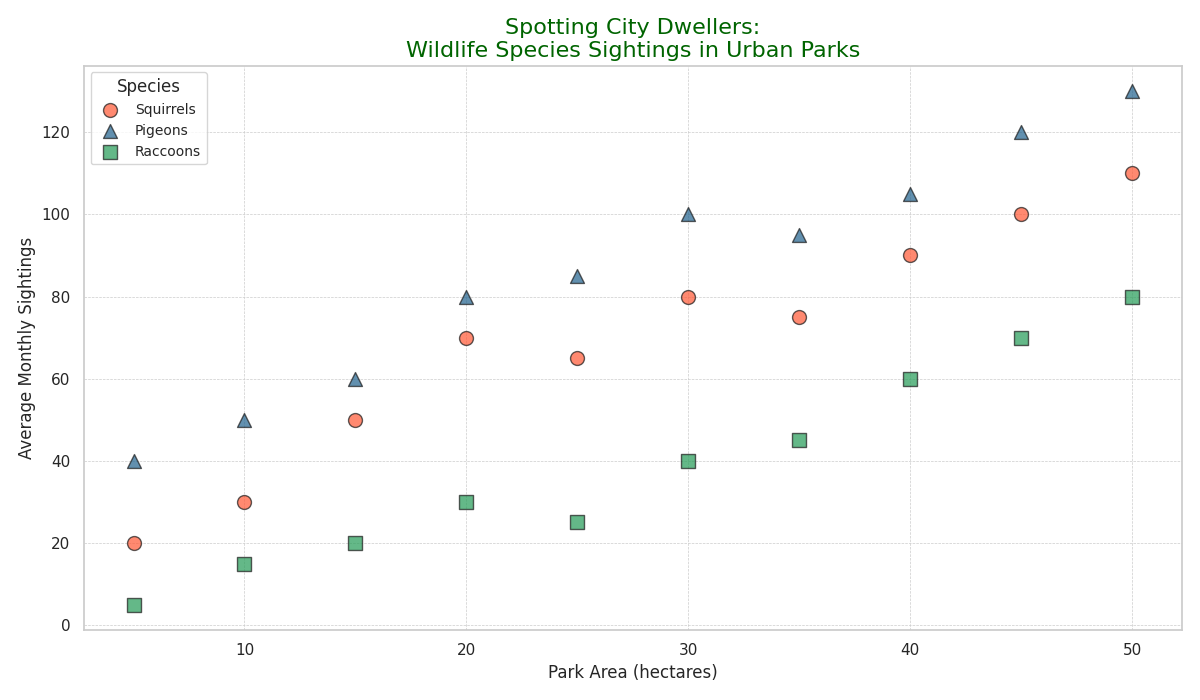

Python code for this plot:
import matplotlib.pyplot as plt
import numpy as np

# Data: Number of sightings (Y-axis) vs. Park area in hectares (X-axis)
park_areas = np.array([5, 10, 15, 20, 25, 30, 35, 40, 45, 50])

# Average monthly sightings of different species in urban parks
species_data = {
    'Squirrels': {
        'sightings': [20, 30, 50, 70, 65, 80, 75, 90, 100, 110],
        'marker': 'o',
        'color': '#FF5733'
    },
    'Pigeons': {
        'sightings': [40, 50, 60, 80, 85, 100, 95, 105, 120, 130],
        'marker': '^',
        'color': '#1F618D'
    },
    'Raccoons': {
        'sightings': [5, 15, 20, 30, 25, 40, 45, 60, 70, 80],
        'marker': 's',
        'color': '#239B56'
    },
}

# Plotting the data
plt.figure(figsize=(12, 7))

for species, data in species_data.items():
    plt.scatter(park_areas, data['sightings'], label=species, marker=data['marker'],
                color=data['color'], s=100, alpha=0.7, edgecolors='k')

# Labeling the axes and the chart
plt.title('Spotting City Dwellers:\nWildlife Species Sightings in Urban Parks', fontsize=16, color='darkgreen')
plt.xlabel('Park Area (hectares)', fontsize=12)
plt.ylabel('Average Monthly Sightings', fontsize=12)

# Adding grid and legend
plt.grid(True, linestyle='--', linewidth=0.5)
plt.legend(title='Species', fontsize=10)

# Enhancing layout to prevent text overlap
plt.tight_layout()

# Show the plot
plt.show()
